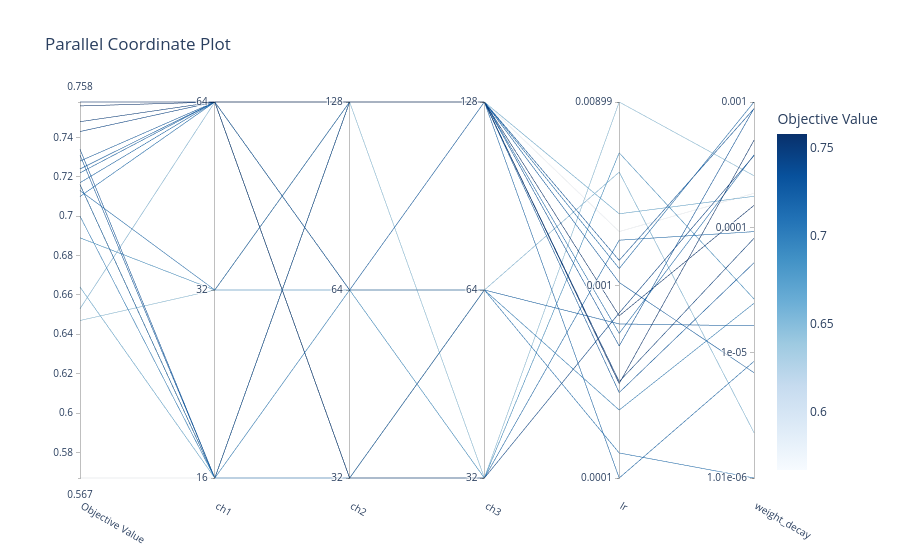

Write notebook code for a chart like this one.
### Code cell
%load_ext autoreload
%autoreload 2
import matplotlib
matplotlib.use("Agg")
               
# import optuna
fig = optuna.visualization.plot_optimization_history(study)
fig.write_image("images/optimization_history.png")

# Plot parameter importances
fig2 = optuna.visualization.plot_param_importances(study)
fig2.write_image("images/param_importances.png")

# Plot parallel coordinates
fig3 = optuna.visualization.plot_parallel_coordinate(study)
fig3.write_image("images/parallel_coordinate.png")

### Figure 1 — Plotly figure (JSON) as saved in the notebook; plotly's stock layout.template omitted (floating-point values rounded to 4 significant figures)
{"data": [{"dimensions": [{"label": "Objective Value", "range": [0.567, 0.758], "values": [0.716, 0.7, 0.734, 0.716, 0.567, 0.731, 0.664, 0.689, 0.647, 0.713, 0.743, 0.653, 0.722, 0.71, 0.728, 0.724, 0.717, 0.758, 0.756, 0.748]}, {"label": "ch1", "range": [0, 2], "ticktext": ["16", "32", "64"], "tickvals": [0, 1, 2], "values": [0, 0, 0, 0, 0, 0, 0, 1, 1, 1, 2, 2, 2, 2, 2, 2, 2, 2, 2, 2]}, {"label": "ch2", "range": [0, 2], "ticktext": ["32", "64", "128"], "tickvals": [0, 1, 2], "values": [0, 1, 2, 2, 2, 2, 2, 1, 2, 2, 0, 0, 0, 1, 1, 2, 2, 2, 2, 2]}, {"label": "ch3", "range": [0, 2], "ticktext": ["32", "64", "128"], "tickvals": [0, 1, 2], "values": [0, 1, 2, 2, 2, 2, 2, 0, 0, 2, 0, 1, 1, 1, 2, 2, 2, 2, 2, 2]}, {"label": "lr", "range": [-4.0, -2.046], "ticktext": ["0.0001", "0.001", "0.00899"], "tickvals": [-4.0, -3, -2.046], "values": [-2.764, -3.646, -2.869, -2.911, -2.72, -3.314, -2.627, -2.31, -2.046, -3.248, -3.142, -2.41, -3.199, -3.87, -3.556, -2.984, -4.0, -3.157, -3.509, -3.499]}, {"label": "weight_decay", "range": [-5.997, -3.0], "ticktext": ["1.01e-06", "1e-05", "0.0001", "0.001"], "tickvals": [-5.997, -5, -4, -3.0], "values": [-4.033, -4.604, -3.054, -3.0, -3.728, -3.052, -3.752, -4.57, -3.588, -3.422, -3.428, -5.635, -4.784, -5.997, -4.282, -5.158, -5.067, -3.824, -3.305, -4.087]}], "labelangle": 30, "labelside": "bottom", "line": {"color": [0.716, 0.7, 0.734, 0.716, 0.567, 0.731, 0.664, 0.689, 0.647, 0.713, 0.743, 0.653, 0.722, 0.71, 0.728, 0.724, 0.717, 0.758, 0.756, 0.748], "colorbar": {"title": {"text": "Objective Value"}}, "colorscale": [[0, "rgb(247,251,255)"], [0.125, "rgb(222,235,247)"], [0.25, "rgb(198,219,239)"], [0.375, "rgb(158,202,225)"], [0.5, "rgb(107,174,214)"], [0.625, "rgb(66,146,198)"], [0.75, "rgb(33,113,181)"], [0.875, "rgb(8,81,156)"], [1, "rgb(8,48,107)"]], "reversescale": false, "showscale": true}, "type": "parcoords"}], "layout": {"title": {"text": "Parallel Coordinate Plot"}}}
